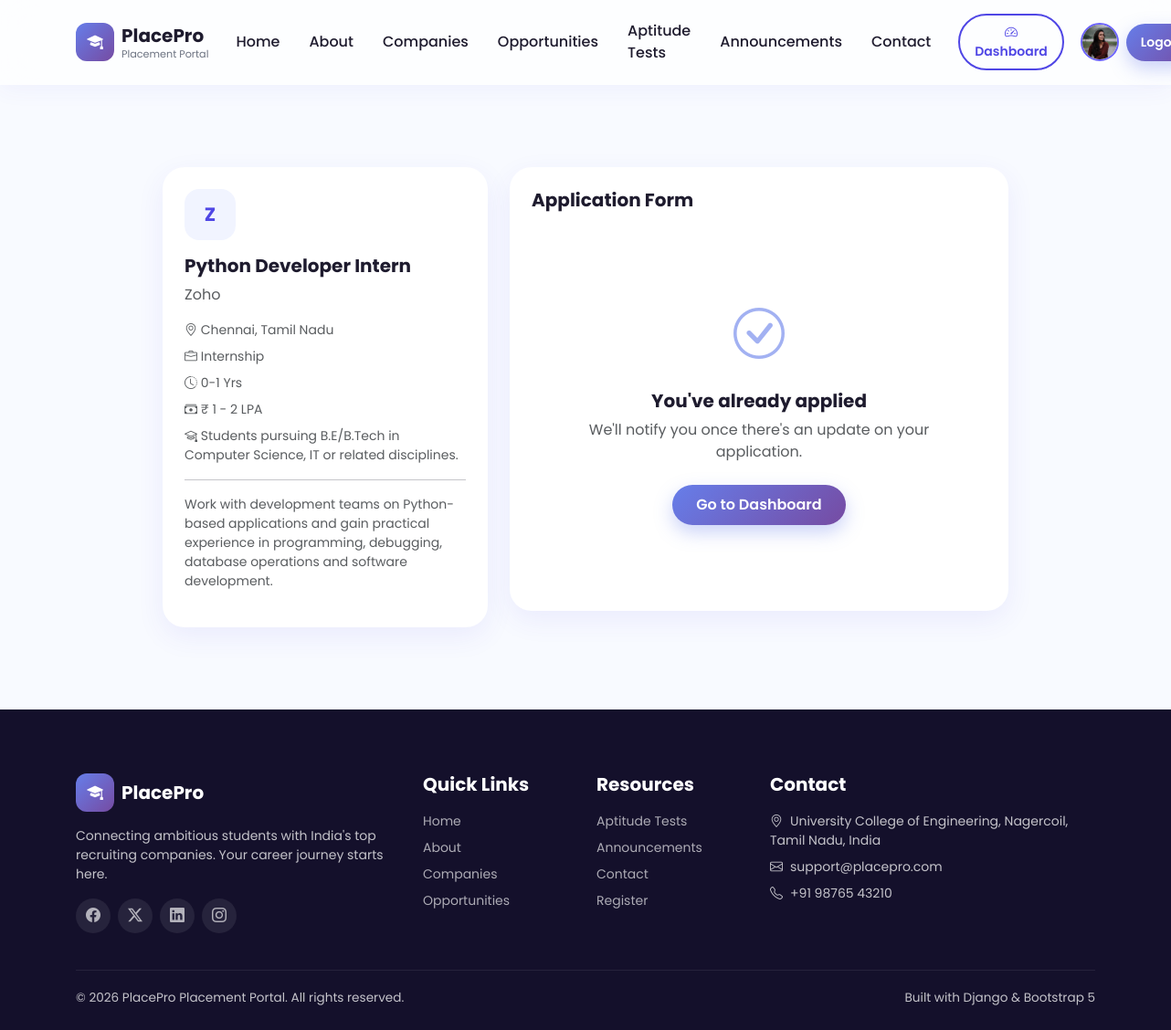
The page /apply/zoho-python-developer-intern/ (signed in) on the database its author committed.
### portal/models.py (models this page shows, shortened)
class Profile(models.Model):
    user = models.OneToOneField(
        User,
        on_delete=models.CASCADE,
        related_name="profile"
    )
    phone = models.CharField(max_length=15, blank=True)
    graduation_year = models.PositiveIntegerField(
        null=True, blank=True
    )
    college = models.CharField(max_length=200, blank=True)
    course = models.CharField(max_length=100, blank=True)
    resume = models.FileField(
        upload_to="resumes/", blank=True, null=True
    )
    profile_picture = models.ImageField(
        upload_to="profile_pics/", blank=True, null=True
    )

class Job(models.Model):
    JOB_TYPE_CHOICES = [
        ('FULL_TIME', 'Full Time'),
        ('PART_TIME', 'Part Time'),
        ('INTERNSHIP', 'Internship'),
        ('CONTRACT', 'Contract'),
    ]
    company = models.ForeignKey(Company, on_delete=models.CASCADE, related_name='jobs')
    title = models.CharField(max_length=150)
    slug = models.SlugField(max_length=170, unique=True, blank=True)
    location = models.CharField(max_length=150)
    job_type = models.CharField(max_length=20, choices=JOB_TYPE_CHOICES, default='FULL_TIME')
    experience = models.CharField(max_length=50, help_text="e.g. 2-4 Yrs")
    salary_min = models.PositiveIntegerField(help_text="LPA, e.g. 6")
    salary_max = models.PositiveIntegerField(help_text="LPA, e.g. 12")
    skills = models.CharField(max_length=300, help_text="Comma separated, e.g. Python, Django, SQL")
    eligibility = models.CharField(max_length=300, default="B.Tech / B.E graduates, 60% and above")
    description = models.TextField()
    is_active = models.BooleanField(default=True)
    posted_on = models.DateTimeField(auto_now_add=True)
    class Meta:
        ordering = ['-posted_on']
    @property
    def package_display(self):
        return f"₹ {self.salary_min} - {self.salary_max} LPA"

class Company(models.Model):
    INDUSTRY_CHOICES = [
        ('IT', 'IT Services'),
        ('PRODUCT', 'Product Based'),
        ('FINANCE', 'Finance'),
        ('CONSULTING', 'Consulting'),
        ('CORE', 'Core Engineering'),
        ('OTHER', 'Other'),
    ]
    name = models.CharField(max_length=150)
    slug = models.SlugField(max_length=170, unique=True, blank=True)
    logo = models.ImageField(upload_to='company_logos/', blank=True, null=True)
    industry = models.CharField(max_length=20, choices=INDUSTRY_CHOICES, default='IT')
    location = models.CharField(max_length=150, default='India')
    website = models.URLField(blank=True)
    founded_year = models.PositiveIntegerField(blank=True, null=True)
    employee_count = models.CharField(max_length=50, blank=True, help_text="e.g. 1,81,000+")
    about = models.TextField(blank=True)
    rating = models.DecimalField(max_digits=2, decimal_places=1, default=4.0)
    is_featured = models.BooleanField(default=False)
    created_at = models.DateTimeField(auto_now_add=True)
    class Meta:
        ordering = ['-is_featured', 'name']
        verbose_name_plural = 'Companies'

### portal/views.py (the view)
# urls.py: path('apply/<slug:slug>/', views.apply_job, name='apply_job'),
@login_required
def apply_job(request, slug):
    job = get_object_or_404(Job, slug=slug, is_active=True)
    already_applied = Application.objects.filter(applicant=request.user, job=job).exists()
    if request.method == 'POST' and not already_applied:
        form = ApplicationForm(request.POST, request.FILES)
        if form.is_valid():
            application = form.save(commit=False)
            application.applicant = request.user
            application.job = job
            application.save()
            messages.success(request, "Your application has been submitted successfully!")
            return redirect('apply_job', slug=slug)
        else:
            messages.error(request, "Please correct the errors below.")
    else:
        initial = {
            'full_name': request.user.get_full_name() or request.user.username,
            'email': request.user.email,
        }
        form = ApplicationForm(initial=initial)
    context = {'job': job, 'form': form, 'already_applied': already_applied}
    return render(request, 'portal/apply_job.html', context)

### templates/portal/apply_job.html (shortened to what this page needs)
{% extends 'base.html' %}
{% block content %}
<section class="section-pad">
  <div class="container">
    <div class="row g-4 justify-content-center">
      <div class="col-lg-4">
        <div class="card-premium p-4">
          <div class="company-logo-badge mb-3">{{ job.company.name|slice:":1" }}</div>
          <h5 class="fw-bold">{{ job.title }}</h5>
          <p class="text-muted mb-3">{{ job.company.name }}</p>
          <ul class="list-unstyled small text-muted d-flex flex-column gap-2">
            <li><i class="bi bi-geo-alt"></i> {{ job.location }}</li>
            <li><i class="bi bi-briefcase"></i> {{ job.get_job_type_display }}</li>
            <li><i class="bi bi-clock-history"></i> {{ job.experience }}</li>
            <li><i class="bi bi-cash-stack"></i> {{ job.package_display }}</li>
            <li><i class="bi bi-mortarboard"></i> {{ job.eligibility }}</li>
          </ul>
          <hr>
          <p class="text-muted small">{{ job.description }}</p>
        </div>
      </div>
      <div class="col-lg-6">
        <div class="card-premium p-4">
          <h5 class="fw-bold mb-4">Application Form</h5>
          {% if already_applied %}
          <div class="empty-state">
            <div class="empty-icon"><i class="bi bi-check-circle"></i></div>
            <h5>You've already applied</h5>
            <p class="text-muted">We'll notify you once there's an update on your application.</p>
            <a href="{% url 'dashboard' %}" class="btn btn-gradient mt-2">Go to Dashboard</a>
          </div>
          {% endif %}
        </div>
      </div>
    </div>
  </div>
</section>
{% endblock %}

### templates/base.html (shortened to what this page needs)
{% load static %}
<!DOCTYPE html>
<html lang="en">
<head>
  <link href="https://cdn.jsdelivr.net/npm/bootstrap@5.3.3/dist/css/bootstrap.min.css" rel="stylesheet">
  <link rel="stylesheet" href="https://cdn.jsdelivr.net/npm/bootstrap-icons@1.11.3/font/bootstrap-icons.css">
  <link rel="stylesheet" href="{% static 'css/style.css' %}">
</head>
<body>
  <nav class="navbar navbar-expand-lg navbar-glass">
    <div class="container">
      <a class="navbar-brand d-flex align-items-center gap-2" href="{% url 'home' %}">
        <span class="navbar-brand-logo"><i class="bi bi-mortarboard-fill"></i></span>
        <span>
          <span class="brand-text d-block">PlacePro</span>
          <span class="brand-tagline">Placement Portal</span>
        </span>
      </a>
      <div class="collapse navbar-collapse" id="mainNav">
        <ul class="navbar-nav ms-auto align-items-lg-center gap-lg-1">
          <li class="nav-item"><a
              class="nav-link nav-link-custom {% if request.resolver_match.url_name == 'home' %}active{% endif %}"
              href="{% url 'home' %}">Home</a></li>
          <li class="nav-item"><a
              class="nav-link nav-link-custom {% if request.resolver_match.url_name == 'about' %}active{% endif %}"
              href="{% url 'about' %}">About</a></li>
          <li class="nav-item"><a
              class="nav-link nav-link-custom {% if request.resolver_match.url_name == 'companies' %}active{% endif %}"
              href="{% url 'companies' %}">Companies</a></li>
          <li class="nav-item"><a
              class="nav-link nav-link-custom {% if request.resolver_match.url_name == 'opportunities' %}active{% endif %}"
              href="{% url 'opportunities' %}">Opportunities</a></li>
          <li class="nav-item"><a
              class="nav-link nav-link-custom {% if request.resolver_match.url_name == 'aptitude_tests' %}active{% endif %}"
              href="{% url 'aptitude_tests' %}">Aptitude Tests</a></li>
          <li class="nav-item"><a
              class="nav-link nav-link-custom {% if request.resolver_match.url_name == 'announcements' %}active{% endif %}"
              href="{% url 'announcements' %}">Announcements</a></li>
          <li class="nav-item"><a
              class="nav-link nav-link-custom {% if request.resolver_match.url_name == 'contact' %}active{% endif %}"
              href="{% url 'contact' %}">Contact</a></li>
        </ul>
        <div class="d-flex align-items-center gap-2 mt-3 mt-lg-0 ms-lg-3">
          {% if user.is_authenticated %}
          <a href="{% url 'dashboard' %}" class="btn btn-outline-gradient btn-sm px-3">
            <i class="bi bi-speedometer2"></i> Dashboard
          </a>
          <a href="{% url 'profile' %}" class="nav-profile">
            {% if request.user.is_authenticated %}
            {% if request.user.profile.profile_picture %}
            <img src="{{ request.user.profile.profile_picture.url }}" alt="Profile" class="navbar-profile-img">
            {% else %}
            <span class="navbar-profile-placeholder">
              {{ request.user.username|slice:":1"|upper }}
            </span>
            {% endif %}
            {% endif %}
          </a>
          <a href="{% url 'logout' %}" class="btn btn-gradient btn-sm px-3">Logout</a>
          {% else %}
          <a href="{% url 'login' %}" class="btn btn-outline-gradient btn-sm px-3">Login</a>
          <a href="{% url 'register' %}" class="btn btn-gradient btn-sm px-3">Register</a>
          {% endif %}
        </div>
      </div>
    </div>
  </nav>
  {% block content %}{% endblock %}
  <footer class="footer-premium">
    <div class="container">
      <div class="row g-4">
        <div class="col-lg-4">
          <div class="d-flex align-items-center gap-2 mb-3">
            <span class="navbar-brand-logo"><i class="bi bi-mortarboard-fill"></i></span>
            <span class="fw-bold fs-5 text-white">PlacePro</span>
          </div>
          <p class="small">Connecting ambitious students with India's top recruiting companies. Your career journey
            starts here.</p>
          <div class="d-flex gap-2 mt-3">
            <a href="#" class="footer-social"><i class="bi bi-facebook"></i></a>
            <a href="#" class="footer-social"><i class="bi bi-twitter-x"></i></a>
            <a href="#" class="footer-social"><i class="bi bi-linkedin"></i></a>
            <a href="#" class="footer-social"><i class="bi bi-instagram"></i></a>
          </div>
        </div>
        <div class="col-lg-2 col-6">
          <h5>Quick Links</h5>
          <ul class="list-unstyled small d-flex flex-column gap-2">
            <li><a href="{% url 'home' %}">Home</a></li>
            <li><a href="{% url 'about' %}">About</a></li>
            <li><a href="{% url 'companies' %}">Companies</a></li>
            <li><a href="{% url 'opportunities' %}">Opportunities</a></li>
          </ul>
        </div>
        <div class="col-lg-2 col-6">
          <h5>Resources</h5>
          <ul class="list-unstyled small d-flex flex-column gap-2">
            <li><a href="{% url 'aptitude_tests' %}">Aptitude Tests</a></li>
            <li><a href="{% url 'announcements' %}">Announcements</a></li>
            <li><a href="{% url 'contact' %}">Contact</a></li>
            <li><a href="{% url 'register' %}">Register</a></li>
          </ul>
        </div>
        <div class="col-lg-4">
          <h5>Contact</h5>
          <ul class="list-unstyled small d-flex flex-column gap-2">
            <li><i class="bi bi-geo-alt me-2"></i>University College of Engineering, Nagercoil, Tamil Nadu, India</li>
            <li><i class="bi bi-envelope me-2"></i>support@placepro.com</li>
            <li><i class="bi bi-telephone me-2"></i>+91 98765 43210</li>
          </ul>
        </div>
      </div>
      <div class="footer-bottom d-flex flex-wrap justify-content-between">
        <span>© {% now "Y" %} PlacePro Placement Portal. All rights reserved.</span>
        <span>Built with Django &amp; Bootstrap 5</span>
      </div>
    </div>
  </footer>
</body>
</html>

### static/css/style.css (style rules this page uses)
:root { --primary-1: #667eea; --primary-2: #764ba2; --primary-3: #4f46e5; --primary-4: #2563eb; --bg-body: #f8faff; --card-white: #ffffff; --text-dark: #1e1b2e; --text-muted: #6b7280; --radius-lg: 24px; --radius-md: 20px; --radius-sm: 14px; --shadow-soft: 0 10px 30px rgba(79, 70, 229, 0.08); --shadow-hover: 0 20px 45px rgba(79, 70, 229, 0.18); --gradient-main: linear-gradient(135deg, var(--primary-1) 0%, var(--primary-2) 100%); --gradient-blue: linear-gradient(135deg, var(--primary-4) 0%, var(--primary-3) 100%); --transition-fast: all 0.25s ease; --transition-slow: all 0.5s cubic-bezier(0.2, 0.8, 0.2, 1); }
* { box-sizing: border-box; }
body { font-family: 'Poppins', sans-serif; background-color: var(--bg-body); color: var(--text-dark); overflow-x: hidden; scroll-behavior: smooth; }
a { text-decoration: none; }
h1, h2, h3, h4, h5, h6 { font-weight: 700; }
.section-pad { padding: 90px 0; }
.navbar-glass { background: rgba(255, 255, 255, 0.7); backdrop-filter: blur(18px); -webkit-backdrop-filter: blur(18px); border-bottom: 1px solid rgba(255, 255, 255, 0.4); box-shadow: 0 4px 24px rgba(79, 70, 229, 0.06); transition: var(--transition-fast); padding: 14px 0; position: sticky; top: 0; z-index: 1000; }
.navbar-brand-logo { width: 42px; height: 42px; border-radius: 12px; background: var(--gradient-main); display: flex; align-items: center; justify-content: center; color: #fff; font-weight: 700; font-size: 1.1rem; }
.brand-text { font-weight: 700; font-size: 1.25rem; color: var(--text-dark); }
.brand-tagline { font-size: 0.7rem; color: var(--text-muted); display: block; margin-top: -3px; }
.nav-link-custom { color: var(--text-dark) !important; font-weight: 500; margin: 0 6px; position: relative; transition: var(--transition-fast); }
.nav-link-custom::after { content: ''; position: absolute; bottom: -4px; left: 0; width: 0; height: 2px; background: var(--gradient-main); transition: var(--transition-fast); }
.btn-gradient { background: var(--gradient-main); color: #fff !important; border: none; border-radius: 50px; padding: 10px 26px; font-weight: 600; transition: var(--transition-fast); box-shadow: 0 8px 20px rgba(102, 126, 234, 0.35); }
.btn-outline-gradient { border: 2px solid var(--primary-3); color: var(--primary-3); border-radius: 50px; padding: 8px 24px; font-weight: 600; background: transparent; transition: var(--transition-fast); }
.card-premium { background: var(--card-white); border-radius: var(--radius-lg); border: none; box-shadow: var(--shadow-soft); transition: var(--transition-slow); overflow: hidden; }
.company-logo-badge { width: 56px; height: 56px; border-radius: 16px; display: flex; align-items: center; justify-content: center; background: #f1f4ff; font-weight: 700; color: var(--primary-3); font-size: 1.3rem; }
.footer-premium { background: #14102b; color: rgba(255,255,255,0.75); padding: 70px 0 25px; }
.footer-premium h5 { color: #fff; margin-bottom: 18px; font-weight: 700; }
.footer-premium a { color: rgba(255,255,255,0.65); transition: var(--transition-fast); }
.footer-social { width: 38px; height: 38px; border-radius: 50%; background: rgba(255,255,255,0.08); display: flex; align-items: center; justify-content: center; color: #fff; transition: var(--transition-fast); }
.footer-bottom { border-top: 1px solid rgba(255,255,255,0.08); margin-top: 40px; padding-top: 20px; font-size: 0.85rem; }
.empty-state { text-align: center; padding: 70px 20px; }
.empty-state .empty-icon { font-size: 3.5rem; color: var(--primary-1); margin-bottom: 18px; opacity: 0.6; }
.nav-profile { display: inline-flex; align-items: center; justify-content: center; text-decoration: none; margin-left: 10px; }
.navbar-profile-img, .navbar-profile-placeholder { width: 42px; height: 42px; border-radius: 50%; object-fit: cover; border: 2px solid #6c63ff; }

### rows shown on the page
Job: company.name "Z", title "Python Developer Intern", company.name "Zoho", location "Chennai, Tamil Nadu", job_type "Internship", experience "0-1 Yrs", package_display "₹ 1 - 2 LPA", eligibility "Students pursuing B.E/B.Tech in Computer Science, IT or related disciplines.", description "Work with development teams on Python-based applications and gain practical experience in programming, debugging, database operations and software development."
